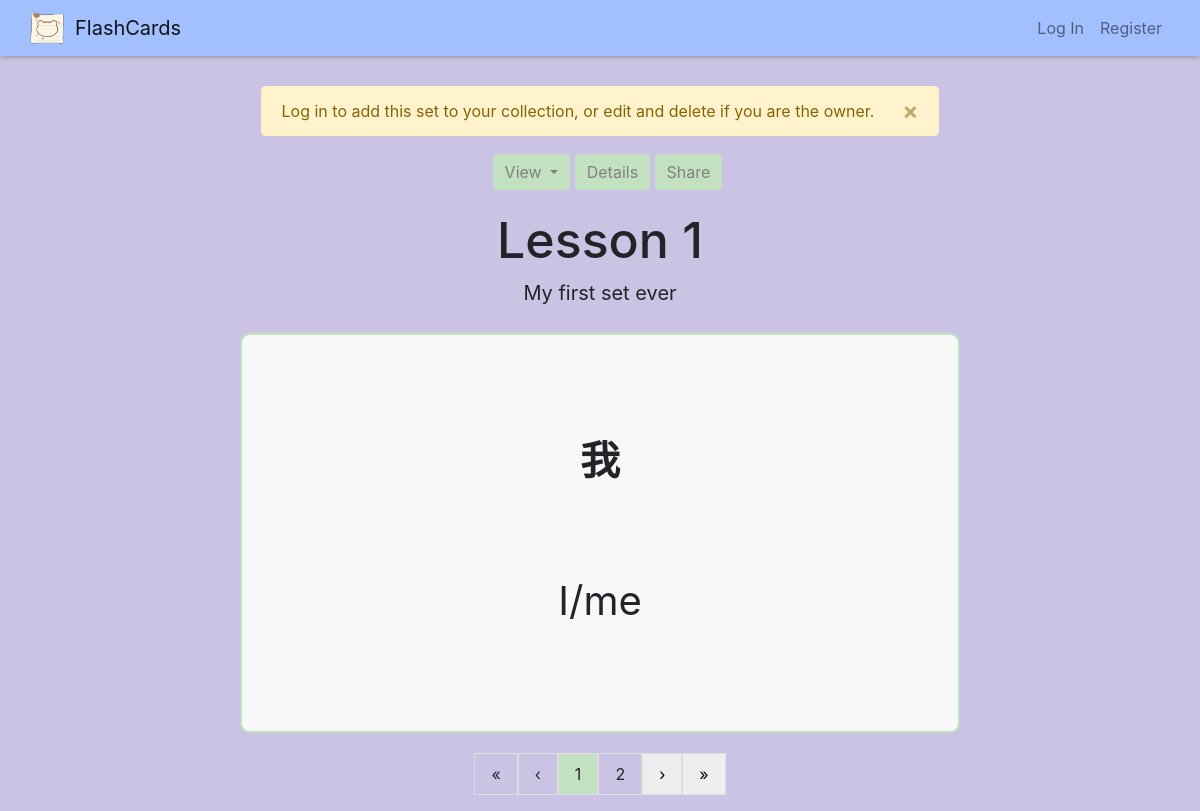
Before: /view-set/1 with the older database file.
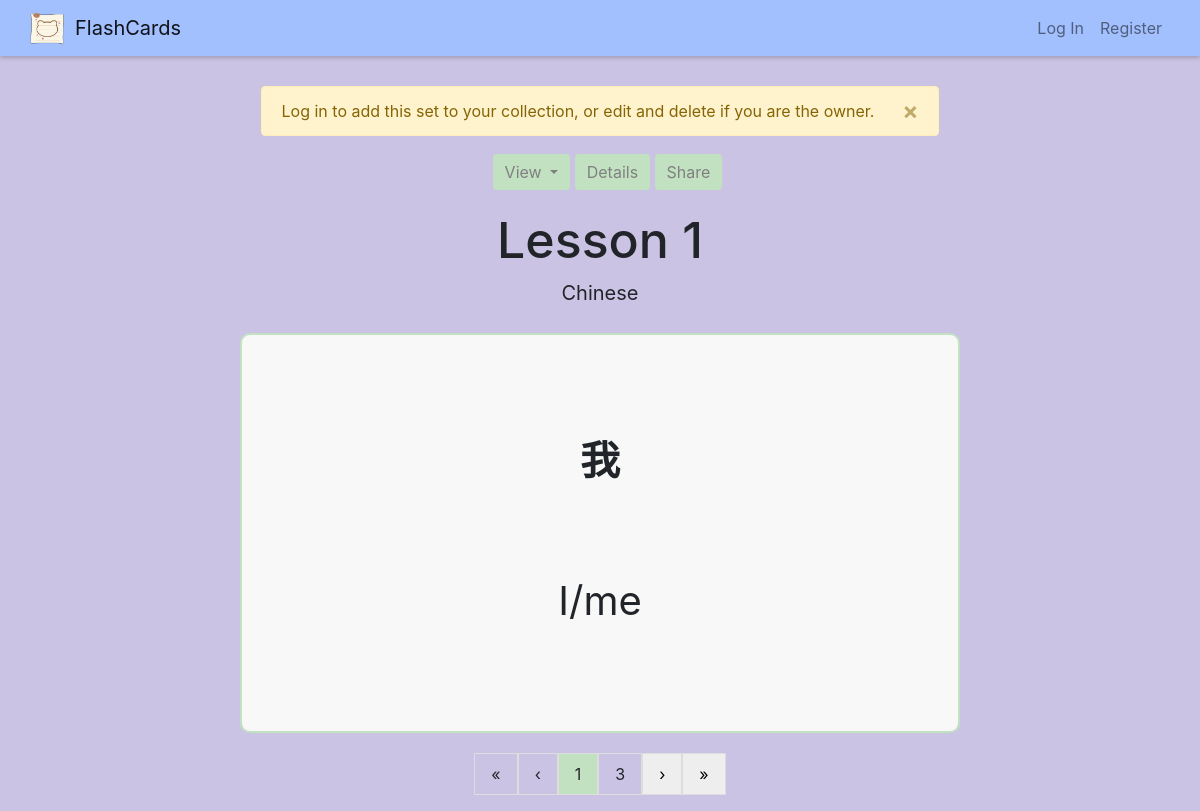
After: the same page with the newer database file.
### flashcards/models.py (models this page shows)
class Set(models.Model):
    owner = models.ForeignKey("User", on_delete=models.CASCADE, related_name="sets")
    name = models.CharField(max_length=255)
    description = models.TextField(blank=True)
    timestamp = models.DateTimeField(auto_now_add=True)

### flashcards/views.py (the view, shortened to what this page needs)
# urls.py: path("view-set/<int:set_id>", views.set, name="view-set"),
def set(request, set_id):
    user = None
    message = None
    if request.user.is_authenticated:
        user = request.user
    else:
        message = "Log in to add this set to your collection, or edit and delete if you are the owner."
    try:
        set = Set.objects.get(pk=set_id)
        cards = set.cards.all()
        paginator = Paginator(cards, 1)
        page_number = request.GET.get("page")
        page_obj = paginator.get_page(page_number)
        user_is_not_owner = set.owner != user
        user_has_not_added = len(Add.objects.filter(user=user, set=set)) == 0
    except Set.DoesNotExist:
        return HttpResponseRedirect(reverse('error', args=(404,)))
    return render(request, "flashcards/set.html", {
            "set": set,
            "user_is_not_owner": user_is_not_owner,
            "user_has_not_added": user_has_not_added,
            "message": message,
            "page_obj": page_obj
        })

### flashcards/templates/flashcards/set.html (shortened to what this page needs)
{% extends "flashcards/layout.html" %}
{% load static %}
{% block body %}
    {% if message %}
    <div class="container">
        <div class="alert alert-warning alert-dismissible">
            <a href="#" class="close" data-dismiss="alert" aria-label="close">&times;</a>
            {{ message }}
        </div>
    <div class="container">
    {% endif %}
    <div class="container center">
        <div class="actions-bar">
            <button class="btn btn-info dropdown-toggle" type="button" id="view-mode-btn" data-toggle="dropdown" aria-haspopup="true" aria-expanded="false">
                View
            </button>
            <button class="btn btn-info popup" onclick="showDetails()">Details
            </button>
            <button onclick="share()" class="btn btn-info popup">Share
            </button>
        </div>
        <div class="set-banner">
            <h3>{{ set.name }}</h3>
            <div>{{ set.description }}</div>
        </div>
        <div class="existing-cards-div" id="one-card-view">
            {% if page_obj %}
                {% for card in page_obj %}
                <div class="existing-onecard-div" id="{{ card.pk }}">
                    <div class="onecard-item onecard-title">{{ card.term }}</div>
                    <div class="onecard-item">{{ card.definition }}</div>
                </div>
                {% endfor %}
            {% else %}
                <div class="empty-field">No cards yet.</div>
            {% endif %}
            {% if page_obj %}
                <div class="pagination">
                    {% if page_obj.has_previous %}
                        <a href="?page=1">&laquo;</a>
                        <a href="?page={{ page_obj.previous_page_number }}">&lsaquo;</a>
                    {% else %}
                        <a class="inactive">&laquo;</a>
                        <a class="inactive">&lsaquo;</a>
                    {% endif %}
                        <a class="active">{{ page_obj.number }}</a>
                        <a class="inactive">{{ page_obj.paginator.num_pages }}</a>
                    {% if page_obj.has_next %}
                        <a href="?page={{ page_obj.next_page_number }}">&rsaquo;</a>
                        <a href="?page={{ page_obj.paginator.num_pages }}">&raquo;</a>
                    {% else %}
                        <a class="inactive">&rsaquo;</a>
                        <a class="inactive">&raquo;</a>
                    {% endif %}
                </div>
            {% endif %}
        </div>
    </div>
{% endblock %}

Changed rows visible on the page:
changed Set "Lesson 1": description "My first set ever" → "Chinese"
Other visible differences:
{{ page_obj.paginator.num_pages }}: "2" → "3"
